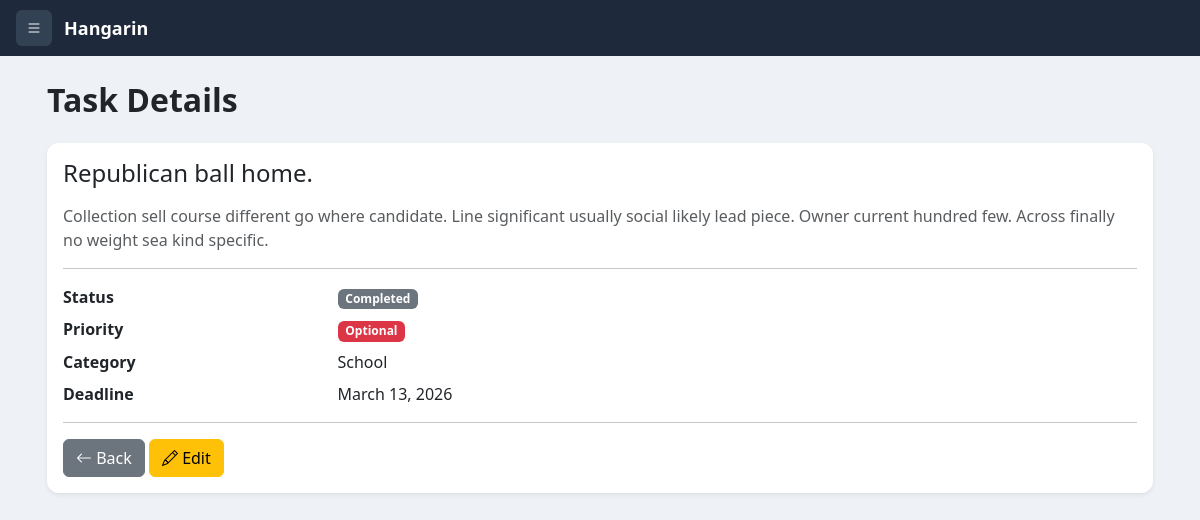
Page /task/14/ on the earlier database version.
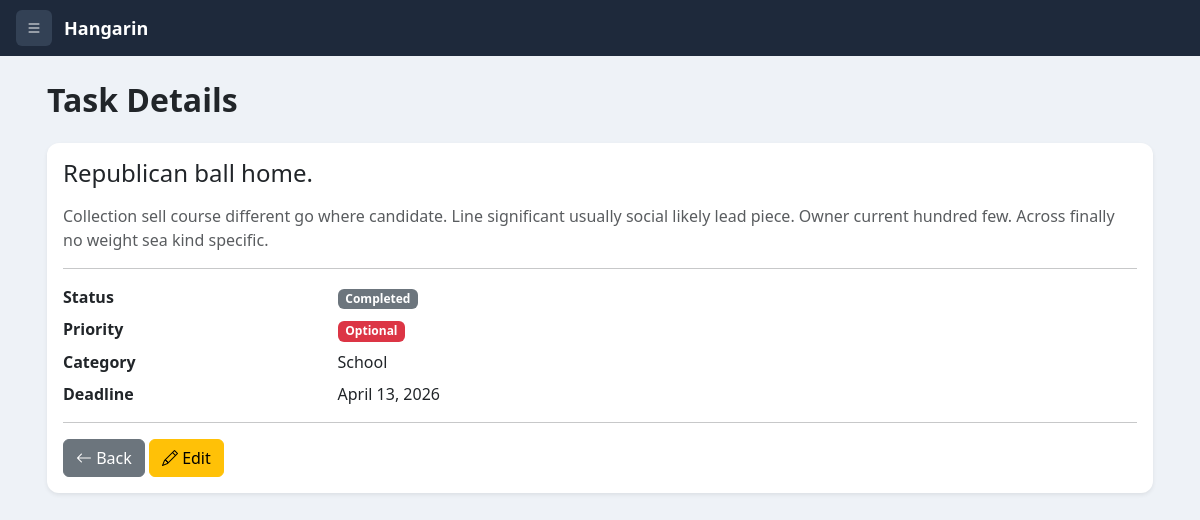
Same page on the later database version.
### planner/models.py (models this page shows, shortened)
class BaseModel(models.Model):
    created_at = models.DateTimeField(auto_now_add=True)
    updated_at = models.DateTimeField(auto_now=True)
    class Meta:
        abstract = True

class Task(BaseModel):
    STATUS_CHOICES = [
        ("Pending", "Pending"),
        ("In Progress", "In Progress"),
        ("Completed", "Completed"),
    ]
    title = models.CharField(max_length=255)
    description = models.TextField()
    deadline = models.DateTimeField()
    status = models.CharField(
        max_length=50,
        choices=STATUS_CHOICES,
        default="Pending"
    )
    category = models.ForeignKey(Category, on_delete=models.CASCADE)
    priority = models.ForeignKey(Priority, on_delete=models.CASCADE)

class Priority(models.Model):
    name = models.CharField(max_length=100)
    class Meta:
        verbose_name = "Priority"
        verbose_name_plural = "Priorities"
    def __str__(self):
        return self.name

class Category(models.Model):
    name = models.CharField(max_length=100)
    class Meta:
        verbose_name = "Category"
        verbose_name_plural = "Categories"
    def __str__(self):
        return self.name

### planner/views.py (the view)
# urls.py: path('task/<int:pk>/', views.task_view, name='task_view'),
def task_view(request, pk):
    task = get_object_or_404(Task, pk=pk)
    return render(request, "task_view.html", {"task": task})

### templates/task_view.html
{% extends "base.html" %}
{% block content %}
<div class="container">
<h2 class="mb-4 fw-semibold">Task Details</h2>
<div class="card shadow-sm">
<div class="card-body">
<h4 class="mb-3">{{ task.title }}</h4>
<p class="text-muted">
{{ task.description }}
</p>
<hr>
<div class="row mb-2">
<div class="col-md-3 fw-semibold">
Status
</div>
<div class="col-md-9">
<span class="badge bg-secondary">
{{ task.status }}
</span>
</div>
</div>
<div class="row mb-2">
<div class="col-md-3 fw-semibold">
Priority
</div>
<div class="col-md-9">
<span class="badge bg-danger">
{{ task.priority }}
</span>
</div>
</div>
<div class="row mb-2">
<div class="col-md-3 fw-semibold">
Category
</div>
<div class="col-md-9">
{{ task.category }}
</div>
</div>
<div class="row mb-2">
<div class="col-md-3 fw-semibold">
Deadline
</div>
<div class="col-md-9">
{{ task.deadline|date:"F d, Y" }}
</div>
</div>
<hr>
<div class="mt-3">
<a href="{% url 'task_list' %}" class="btn btn-secondary">
<i class="bi bi-arrow-left"></i> Back
</a>
<a href="{% url 'task_update' task.id %}" class="btn btn-warning">
<i class="bi bi-pencil"></i> Edit
</a>
</div>
</div>
</div>
</div>
{% endblock %}

Differences in the rows shown:
changed Task "Republican ball home.": deadline "March 13, 2026" → "April 13, 2026"
